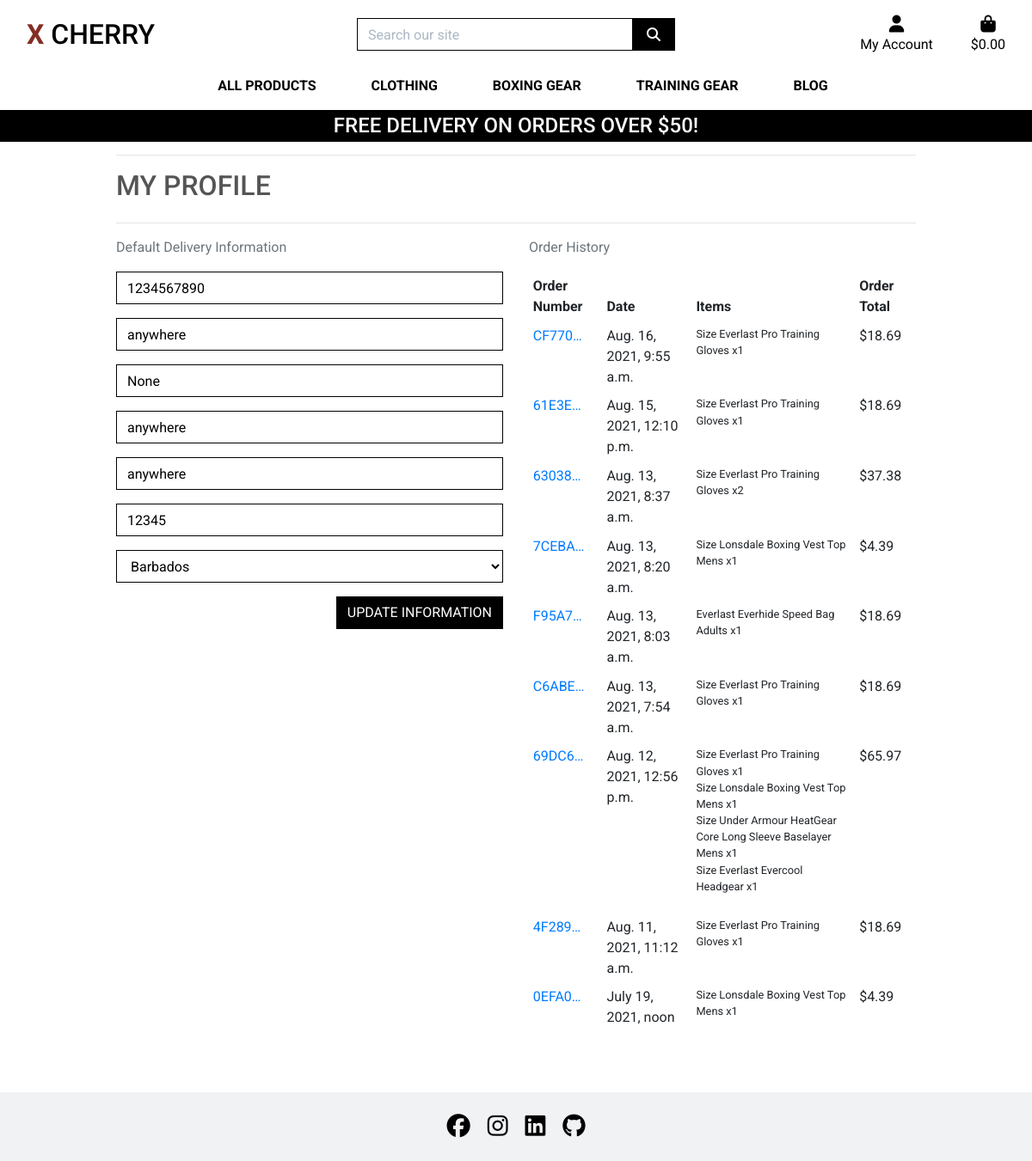
Screenshot of /profile/ (signed in) with the database file from the repository.
### profiles/models.py (models this page shows, shortened)
class UserProfile(models.Model):
    user = models.OneToOneField(User, on_delete=models.CASCADE)
    default_phone_number = models.CharField(max_length=20, null=True, blank=True)
    default_street_address1 = models.CharField(max_length=80, null=True, blank=True)
    default_street_address2 = models.CharField(max_length=80, null=True, blank=True)
    default_town_or_city = models.CharField(max_length=40, null=True, blank=True)
    default_county = models.CharField(max_length=80, null=True, blank=True)
    default_postcode = models.CharField(max_length=20, null=True, blank=True)
    default_country = CountryField(blank_label='Country', null=True, blank=True)

### checkout/models.py (models this page shows, shortened)
class Order(models.Model):
    order_number = models.CharField(max_length=32, null=False, editable=False)
    user_profile = models.ForeignKey(UserProfile, on_delete=models.SET_NULL,
                                     null=True, blank=True,
                                     related_name='orders')
    full_name = models.CharField(max_length=50, null=False, blank=False)
    email = models.EmailField(max_length=254, null=False, blank=False)
    phone_number = models.CharField(max_length=20, null=False, blank=False)
    country = CountryField(blank_label='Country *', null=False, blank=False)
    postcode = models.CharField(max_length=20, null=True, blank=True)
    town_or_city = models.CharField(max_length=40, null=False, blank=False)
    street_address1 = models.CharField(max_length=80, null=False, blank=False)
    street_address2 = models.CharField(max_length=80, null=True, blank=True)
    county = models.CharField(max_length=80, null=True, blank=True)
    date = models.DateTimeField(auto_now_add=True)
    delivery_cost = models.DecimalField(max_digits=6, decimal_places=2, null=False, default=0)
    order_total = models.DecimalField(max_digits=10, decimal_places=2, null=False, default=0)
    grand_total = models.DecimalField(max_digits=10, decimal_places=2, null=False, default=0)
    original_bag = models.TextField(null=False, blank=False, default='')
    stripe_pid = models.CharField(max_length=254, null=False, blank=False, default='')

class OrderLineItem(models.Model):
    order = models.ForeignKey(Order, null=False, blank=False, on_delete=models.CASCADE, related_name='lineitems')
    product = models.ForeignKey(Product, null=False, blank=False, on_delete=models.CASCADE)
    product_size = models.CharField(max_length=2, null=True, blank=True)  # XS, S, M, L, XL
    quantity = models.IntegerField(null=False, blank=False, default=0)
    lineitem_total = models.DecimalField(max_digits=6, decimal_places=2, null=False, blank=False, editable=False)

### products/models.py (models this page shows, shortened)
class Product(models.Model):
    category = models.ForeignKey('Category', null=True, blank=True, on_delete=models.SET_NULL)
    sku = models.CharField(max_length=254, null=True, blank=True)
    name = models.CharField(max_length=254)
    description = models.TextField()
    has_sizes = models.BooleanField(default=False, null=True, blank=True,)
    price = models.DecimalField(max_digits=6, decimal_places=2)
    rating = models.DecimalField(max_digits=6, decimal_places=2, null=True, blank=True)
    image_url = models.URLField(max_length=1024, null=True, blank=True)
    image = models.ImageField(null=True, blank=True)

### profiles/views.py (the view)
# urls.py: path('', views.profile, name='profile'),
@login_required
def profile(request):
    profile = get_object_or_404(UserProfile, user=request.user)
    if request.method == 'POST':
        form = UserProfileForm(request.POST, instance=profile)
        if form.is_valid():
            form.save()
            messages.success(request, 'Profile updated successfully')
        else:
            messages.error(request, 'Update failed. Please ensure the form is valid.')
    else:
        form = UserProfileForm(instance=profile)
    orders = profile.orders.all()
    template = 'profiles/profile.html'
    context = {
        'form': form,
        'orders': orders,
        'page_title': 'My Profile',
        'on_profile_page': True
    }
    return render(request, template, context)

### profiles/forms.py
class UserProfileForm(forms.ModelForm):
    class Meta:
        model = UserProfile
        exclude = ('user',)
    def __init__(self, *args, **kwargs):
        super().__init__(*args, **kwargs)
        placeholders = {
            'default_phone_number': 'Phone Number',
            'default_postcode': 'Postal Code',
            'default_town_or_city': 'Town or City',
            'default_street_address1': 'Street Address 1',
            'default_street_address2': 'Street Address 2',
            'default_county': 'County, State or Locality',
        }
        self.fields['default_phone_number'].widget.attrs['autofocus'] = True
        for field in self.fields:
            if field != 'default_country':
                if self.fields[field].required:
                    placeholder = f'{placeholders[field]} *'
                else:
                    placeholder = placeholders[field]
                self.fields[field].widget.attrs['placeholder'] = placeholder
            self.fields[field].widget.attrs['class'] = 'border-black rounded-0 profile-form-input'
            self.fields[field].label = False

### bag/contexts.py (called while the page is built, shortened)
def bag_contents(request):
    bag_items = []
    total = 0
    product_count = 0
    bag = request.session.get('bag', {})
    if total < settings.FREE_DELIVERY_THRESHOLD:
        delivery = total * Decimal(settings.STANDARD_DELIVERY_PERCENTAGE/100)
        free_delivery_delta = settings.FREE_DELIVERY_THRESHOLD - total
    else:
        delivery = 0
        free_delivery_delta = 0
    grand_total = delivery + total
    context = {
        'bag_items': bag_items,
        'total': total,
        'product_count': product_count,
        'delivery': delivery,
        'free_delivery_delta': free_delivery_delta,
        'free_delivery_threshold': settings.FREE_DELIVERY_THRESHOLD,
        'grand_total': grand_total,
    }
    return context

### profiles/templates/profiles/profile.html (shortened to what this page needs)
{% extends "base.html" %}
{% load static %}
{% block extra_css %}
    <link rel="stylesheet" href="{% static 'profiles/css/profile.css' %}">
{% endblock %}
{% block page_header %}
    <div class="container header-container">
    </div>
{% endblock %}
{% block content %}
    <div class="overlay"></div>
    <div class="container profile-container">
        <div class="row">
            <div class="col">
                <hr>
                    <h2 class="logo-font mb-4">My Profile</h2>
                <hr>
            </div>
        </div>
        <div class="row">
            <div class="col-12 col-md-6">
                <p class="text-muted">Default Delivery Information</p>
                <form action="{% url 'profile' %}" class="mt-3" method="POST" id="profile-update-form">
                    {{ form|crispy }}
                    <button class="btn btn-black rounded-0 text-uppercase float-right">Update Information</button>
                </form>
            </div>
            <div class="col-12 col-md-6">
                <p class="text-muted">Order History</p>
                <div class="order-history table-responsive">
                    <table class="table table-sm table-borderless">
                        <thead>
                            <tr>
                                <th>Order Number</th>
                                <th>Date</th>
                                <th>Items</th>
                                <th>Order Total</th>
                            </tr>
                        </thead>
                        <tbody>
                            {% for order in orders reversed %}
                                <tr>
                                    <td>
                                        <a href="{% url 'order_history' order.order_number %}"
                                            title="{{ order.order_number }}">
                                            {{ order.order_number|truncatechars:6 }}
                                        </a>
                                    </td>
                                    <td>{{ order.date }}</td>
                                    <td>
                                        <ul class="list-unstyled">
                                            {% for item in order.lineitems.all %}
                                                <li class="small">
                                                    {% if item.product.has_sizes %}
                                                        Size {{ item.product.size|upper }}
                                                    {% endif %}{{ item.product.name }} x{{ item.quantity }}
                                                </li>
                                            {% endfor %}
                                        </ul>
                                    </td>
                                    <td>${{ order.grand_total }}</td>
                                </tr>
                            {% endfor %}
                        </tbody>
                    </table>
                </div>
            </div>
        </div>
    </div>
{% endblock %}

### static/css/base.css (style rules this page uses)
html { height: 100%; }
body { background: url('/media/homepage-hero-img.jpg') no-repeat center center fixed; background-size: cover; height: calc(100vh - 164px); color: #555; font-family: 'Roboto', sans-serif; }
.logo-font { text-transform: uppercase; }
.btn-black { background: black; color: white; }
.border-black { border: 1px solid black !important; }
.overlay { height: 100%; width: 100%; top: 0; left: 0; position: fixed; background: white; z-index: -1; }
@media (min-width: 1200px) { .container { max-width: 80%; } }
@media (min-width: 992px) { .header-container { padding-top: 164px; } }

### profiles/static/profiles/css/profile.css (style rules this page uses)
.order-history { min-height: 416px; overflow-y: auto; }
#profile-update-form .form-control { color: #000; }
#profile-update-form input::placeholder { color: #aab7c4; }

### rows the page displays
UserProfile: default_phone_number "1234567890", default_street_address1 "anywhere", default_street_address2 "None", default_town_or_city "anywhere", default_county "anywhere", default_postcode "12345", default_country "Barbados"
Order: order_number "CF770…", date "Aug. 16, 2021, 9:55 a.m.", grand_total "18.69"
OrderLineItem: product.name "Everlast Pro Training Gloves", quantity "1"
Order: order_number "61E3E…", date "Aug. 15, 2021, 12:10 p.m.", grand_total "18.69"
OrderLineItem: product.name "Everlast Pro Training Gloves", quantity "1"
Order: order_number "63038…", date "Aug. 13, 2021, 8:37 a.m.", grand_total "37.38"
OrderLineItem: product.name "Everlast Pro Training Gloves", quantity "2"
Order: order_number "7CEBA…", date "Aug. 13, 2021, 8:20 a.m.", grand_total "4.39"
OrderLineItem: product.name "Lonsdale Boxing Vest Top Mens", quantity "1"
Order: order_number "F95A7…", date "Aug. 13, 2021, 8:03 a.m.", grand_total "18.69"
OrderLineItem: product.name "Everlast Everhide Speed Bag Adults", quantity "1"
Order: order_number "C6ABE…", date "Aug. 13, 2021, 7:54 a.m.", grand_total "18.69"
OrderLineItem: product.name "Everlast Pro Training Gloves", quantity "1"
Order: order_number "69DC6…", date "Aug. 12, 2021, 12:56 p.m.", grand_total "65.97"
OrderLineItem: product.name "Everlast Pro Training Gloves", quantity "1"
OrderLineItem: product.name "Lonsdale Boxing Vest Top Mens", quantity "1"
OrderLineItem: product.name "Under Armour HeatGear Core Long Sleeve Baselayer Mens", quantity "1"
OrderLineItem: product.name "Everlast Evercool Headgear", quantity "1"
Order: order_number "4F289…", date "Aug. 11, 2021, 11:12 a.m.", grand_total "18.69"
OrderLineItem: product.name "Everlast Pro Training Gloves", quantity "1"
Order: order_number "0EFA0…", date "July 19, 2021, noon", grand_total "4.39"
OrderLineItem: product.name "Lonsdale Boxing Vest Top Mens", quantity "1"

### other values shown
{{ free_delivery_threshold }} "50"
